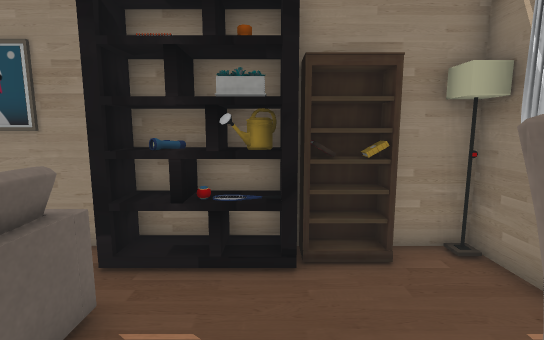
view 1 (above)

12 first-person views from a walk through a scene from a Unity 3-D project. The camera is 1.4 m above the floor, tilts 8° down and sees 85° across. Doors are open. The floor is counted in squares, 0.5 m on a side. Each view is taken from the middle of a square. On the plan, view 1 faces up. The plan holds only what a view shows up to about 20 squares ahead; the rest is blank. Some animated figures are not drawn. Some surface patterns are stand-ins.

view 2
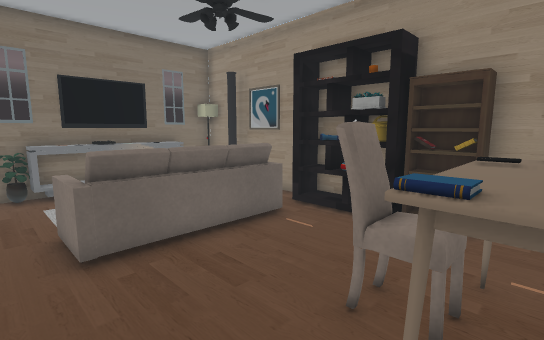

view 3
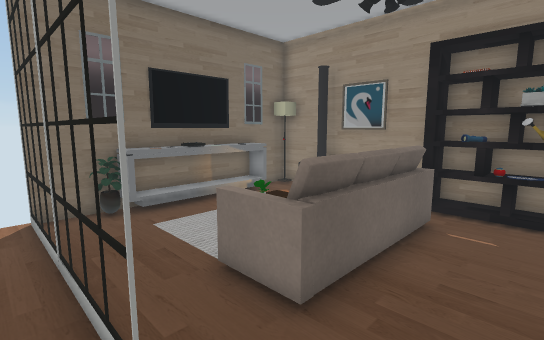

view 4
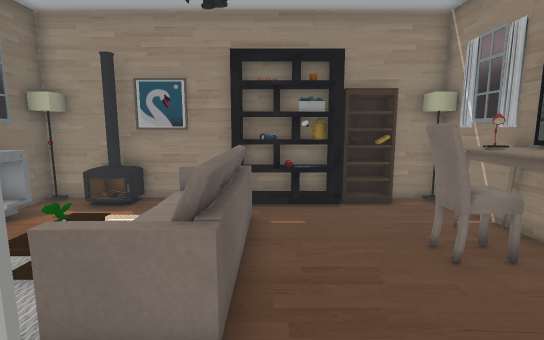

view 5
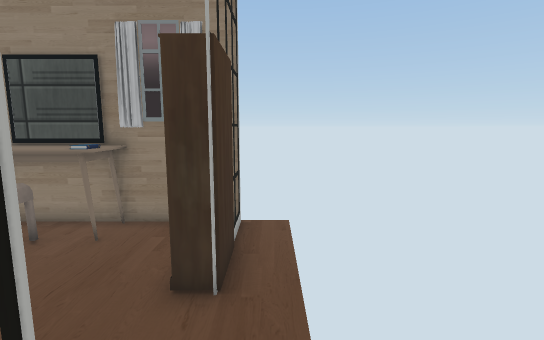

view 6
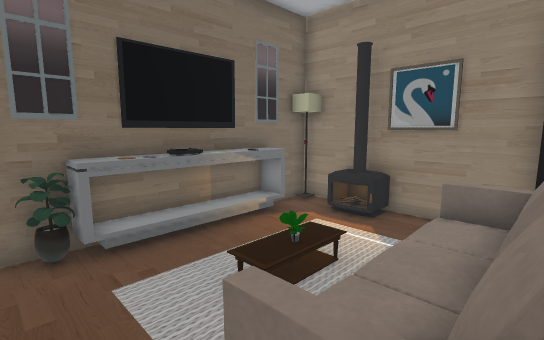

view 7
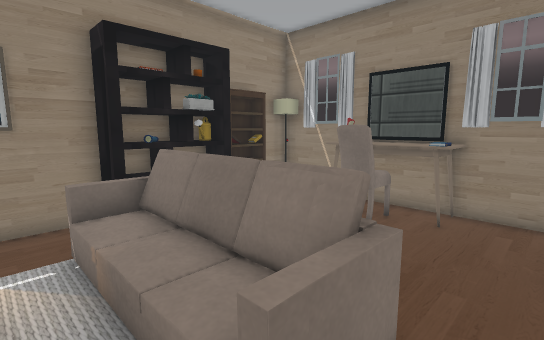

view 8
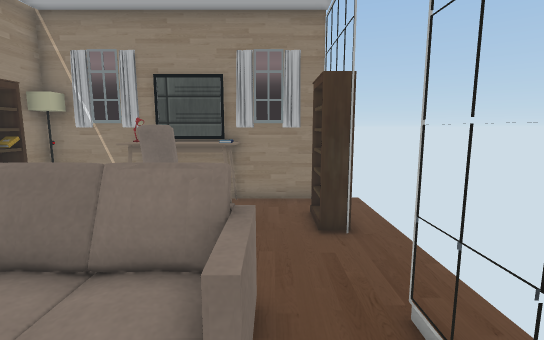

view 9
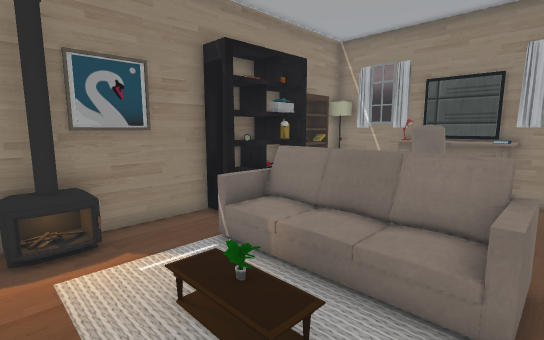

view 10
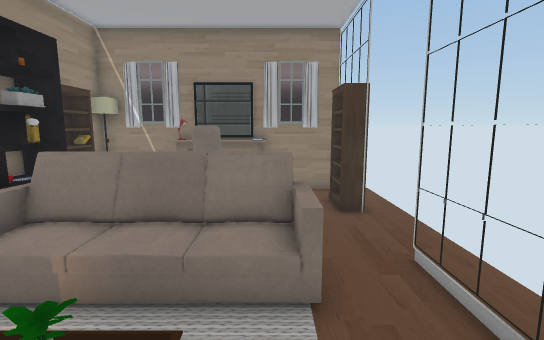

view 11
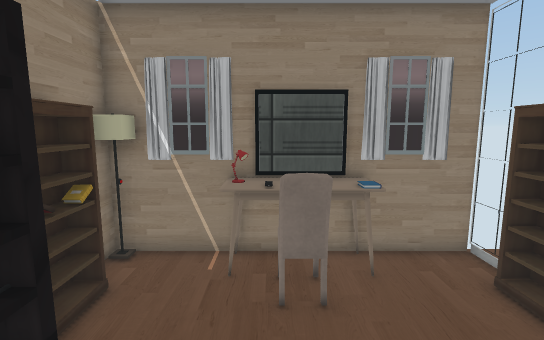

view 12
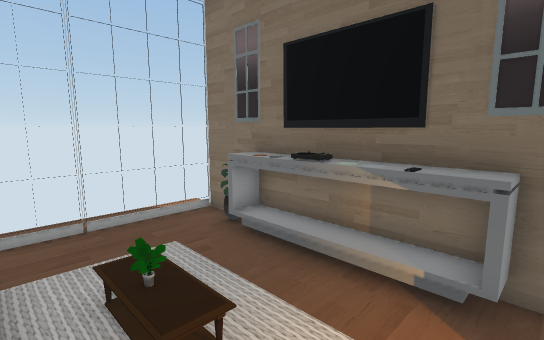

### Floor plan
Key: @ floor where view 1 was taken; # wall or solid block; x gap in a wall; . main floor; : floor 0.5 m higher than the main floor; / step, stairs or slope; D open door; = window, fence, low wall or low ledge; ^ raised ledge; B bookshelf; F flashlight; K books; C chair; I fireplace; T table; A TV; P plant; H thing the floor can be seen under or through; O other object.
Columns run from 11 left of view 1 to 5 right of it. Each row starts with its distance up from view 1.
  7 #################
  6 ##III.. BFOOBK###
  5 ##.II.....O ....#
  4 #T....==x.......#
  3 #A....//=.....^.#
  2 #T..///:=....CO^#
  1 #T..P///=....CC^#
  0 #T..////=..@..K^#
 -1 #T..../==.....#^#
 -2 #P..../==.......#
 -3 #...........BB..#
 -4 #HHHHHHHDDDD#B###
 -5  ...............

Where each view was taken, in squares from view 1:
view 1: 0 up, 0 right, facing up
view 2: 3 down, 4 right, facing up-left
view 3: 5 down, 0 right, facing up-left
view 4: 5 down, 2 left, facing up
view 5: 5 down, 4 left, facing right
view 6: 3 down, 3 left, facing up-left
view 7: 3 down, 6 left, facing up-right
view 8: 2 down, 7 left, facing right
view 9: 2 down, 9 left, facing up-right
view 10: 1 down, 9 left, facing right
view 11: 2 up, 4 left, facing right
view 12: 5 up, 5 left, facing down-left
